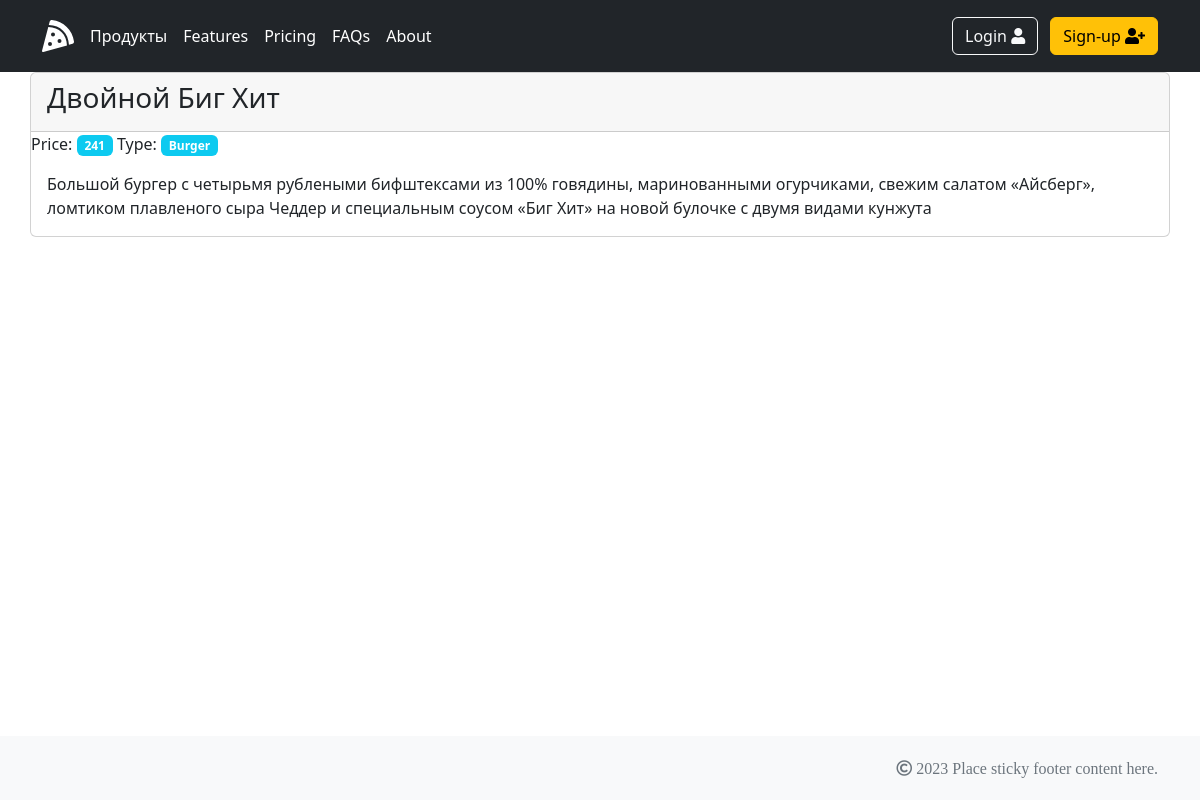
Page /product/5/ on the earlier database version.
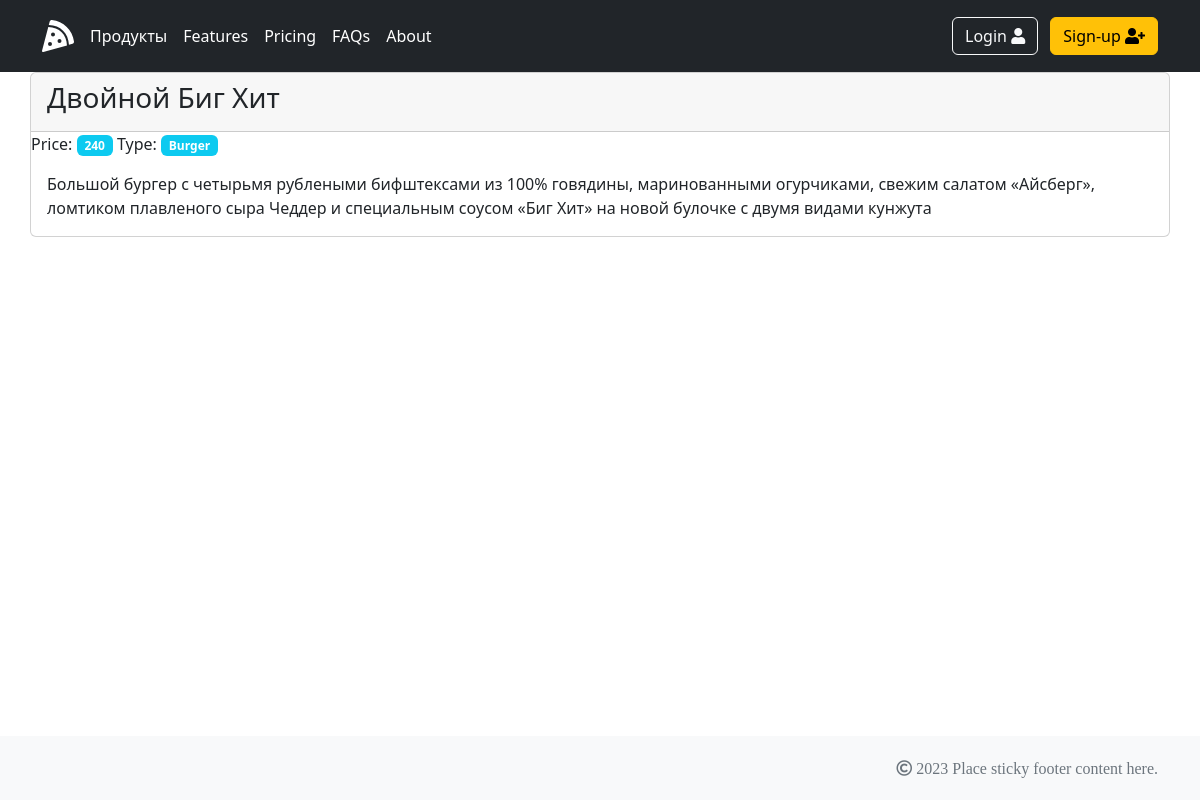
Same page on the later database version.
### fastfood/models.py (models this page shows, shortened)
class Product(models.Model):
    DRINK = 'DRNK'
    BURGER = 'BRGR'
    SNACK = 'SNCK'
    DESSERT = 'DSRT'
    TYPE_CHOICES = [
        (DRINK, 'Drink'),
        (BURGER, 'Burger'),
        (SNACK, 'Snack'),
        (DESSERT, 'Dessert'),
   ]
    type = models.CharField(max_length=5, choices=TYPE_CHOICES, default=BURGER)
    name = models.CharField(max_length=255, unique=True)
    price = models.IntegerField(default=0, validators=[MinValueValidator(0)],)
    description = models.TextField()

### fastfood/views.py (the view)
# urls.py: path('product/<int:pk>/', ProductDetailView.as_view(), name='product_detail'),
class ProductDetailView(DetailView):
    template_name = 'fastfood/product_detail.html'
    queryset = Product.objects.all()

### fastfood/templates/fastfood/product_detail.html (shortened to what this page needs)
{% extends 'layout/base.html' %}
{% block content %}
    <div class="card">
        <div class="card-header"><h3>{{ product.name }}</h3></div>
        <div>
            Price: <span class="badge bg-info">{{ product.price }}</span>
            Type: <span class="badge bg-info">{{ product.get_type_display }}</span>
        </div>
        <div class="card-body">
            {{ product.description }}
        </div>
    </div>
{% endblock content %}

Differences in the rows shown:
changed Product "Двойной Биг Хит": price "241" → "240"
